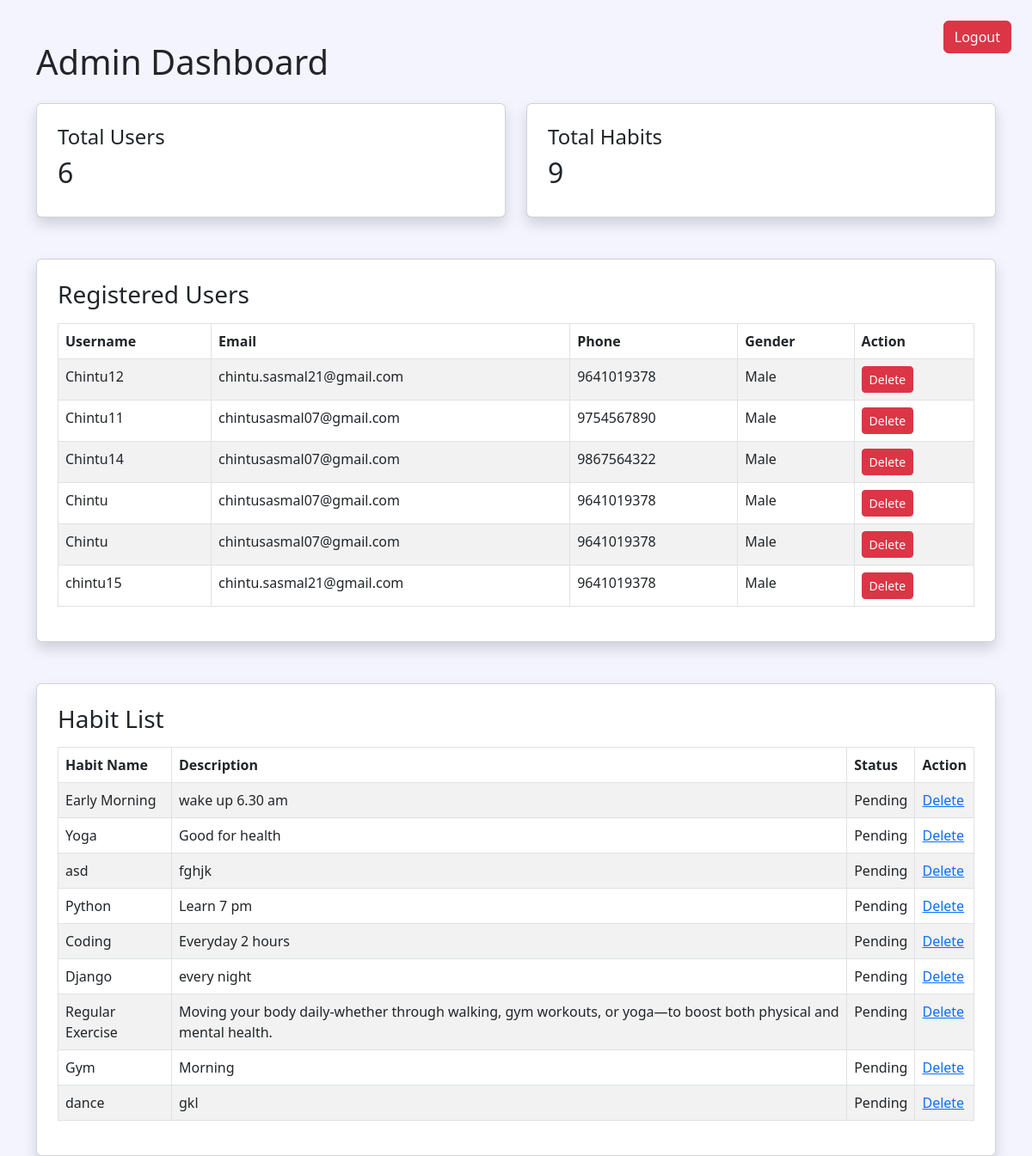
Before: /admin-dashboard/ (signed in) with the older database file.
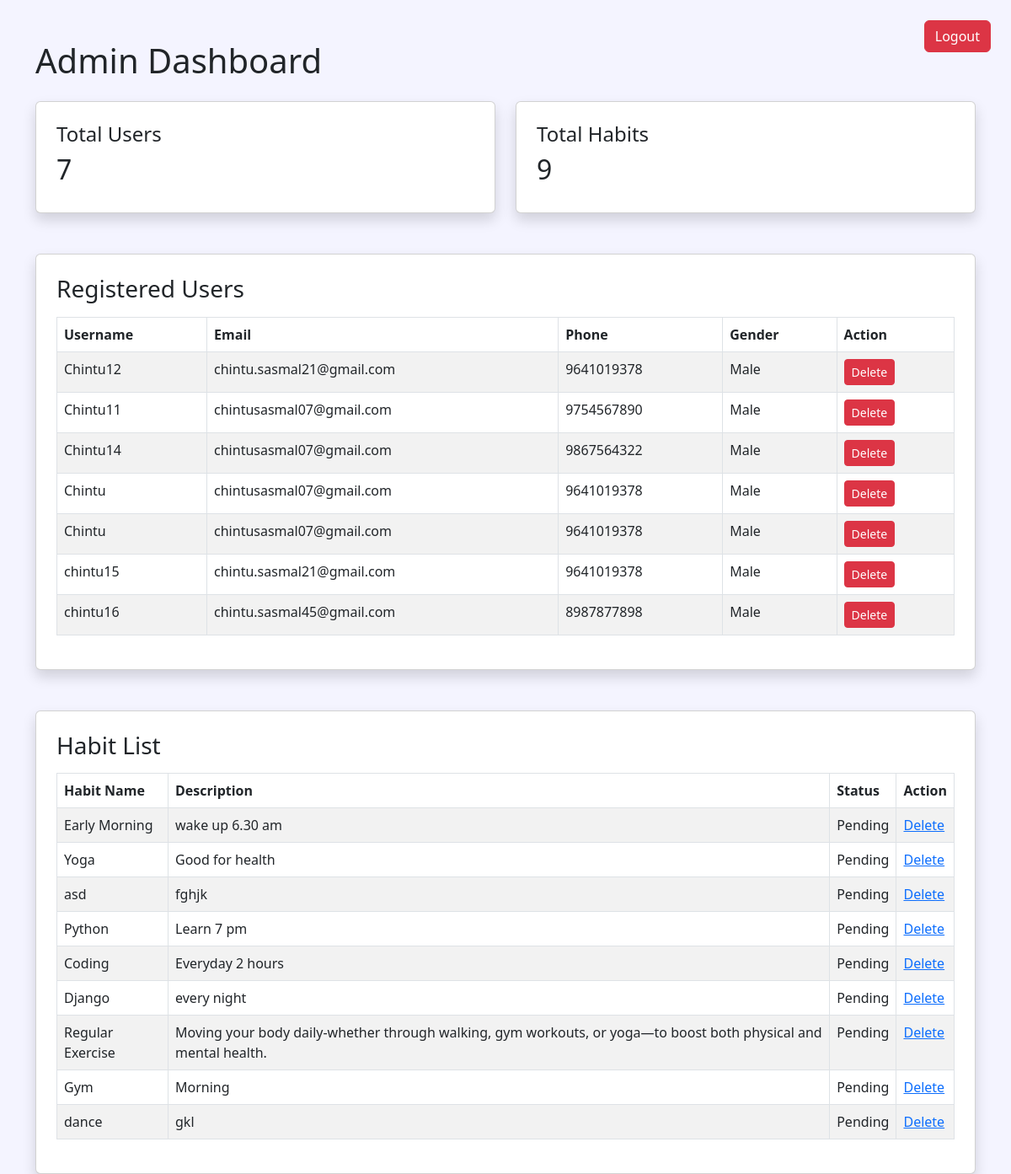
After: the same page with the newer database file.
### habits/models.py (models this page shows, shortened)
class Register(models.Model):
    username = models.CharField(max_length=100)
    email = models.EmailField()
    phone = models.CharField(max_length=15)
    gender = models.CharField(max_length=10)
    password = models.CharField(max_length=100)

class Habit(models.Model):
    user = models.ForeignKey(
        User,
        on_delete=models.CASCADE
    )
    name = models.CharField(
        max_length=200
    )
    description = models.TextField(
        blank=True
    )
    category = models.CharField(
    max_length=50,
    default="Health"
    )
    frequency = models.CharField(
    max_length=20,
    default="Daily"
    )
    reminder_time = models.TimeField(
    null=True,
    blank=True
    )
    status = models.CharField(
        max_length=20,
        choices=[
            ('Pending', 'Pending'),
            ('Completed', 'Completed'),
        ],
        default='Pending'
    )
    start_date = models.DateField()
    end_date = models.DateField( null=True,
    blank=True)

### habits/views.py (the view)
# urls.py: path('admin-dashboard/', views.admin_dashboard, name='admin_dashboard'),
@login_required(login_url='/admin-login/')
def admin_dashboard(request):
    total_users = Register.objects.count()
    total_habits = Habit.objects.count()
    habits = Habit.objects.all()
    users = Register.objects.all()
    context = {
        'total_users': total_users,
        'total_habits': total_habits,
        'habits': habits,
        'users': users,
    }
    return render(
        request,
        'habits/admin_dashboard.html',
        context
    )

### habits/templates/habits/admin_dashboard.html (shortened to what this page needs)
<!DOCTYPE html>
<html lang="en">
<head>
    <link href="https://cdn.jsdelivr.net/npm/bootstrap@5.3.0/dist/css/bootstrap.min.css"
          rel="stylesheet">
</head>
<body style="background:#f4f4ff;">
<div class="container mt-5">
    <div class="d-flex justify-content-between align-items-center mb-4">
        <h1 class="m-0">
            Admin Dashboard
        </h1>
        <a href="/logout/"
           class="btn btn-danger position-absolute top-0 end-0 m-4">
           Logout
        </a>
    </div>
    <div class="row mb-5">
        <div class="col-md-6">
            <div class="card p-4 shadow">
                <h4>Total Users</h4>
                <h2>{{ total_users }}</h2>
            </div>
        </div>
        <div class="col-md-6">
            <div class="card p-4 shadow">
                <h4>Total Habits</h4>
                <h2>{{ total_habits }}</h2>
            </div>
        </div>
    </div>
    <div class="card p-4 shadow mb-5">
        <h3 class="mb-3">
            Registered Users
        </h3>
        <table class="table table-bordered table-striped">
            <thead>
                <tr>
                    <th>Username</th>
                    <th>Email</th>
                    <th>Phone</th>
                    <th>Gender</th>
                    <th>Action</th>
                </tr>
            </thead>
            <tbody>
                {% for user in users %}
                <tr>
                    <td>{{ user.username }}</td>
                    <td>{{ user.email }}</td>
                    <td>{{ user.phone }}</td>
                    <td>{{ user.gender }}</td>
                    <td>
                     <a href="{% url 'delete_user' user.id %}"
   class="btn btn-danger btn-sm"
   onclick="return confirm('Are you sure you want to delete this user?')">
    Delete
</a>
                    </td>
                </tr>
                {% empty %}
                <tr>
                    <td colspan="4" class="text-center">
                        No Users Found
                    </td>
                </tr>
                {% endfor %}
            </tbody>
        </table>
    </div>
    <div class="card p-4 shadow">
        <h3 class="mb-3">
            Habit List
        </h3>
        <table class="table table-bordered table-striped">
            <thead>
                <tr>
                    <th>Habit Name</th>
                    <th>Description</th>
                    <th>Status</th>
                    <th>Action</th>
                </tr>
            </thead>
            <tbody>
                {% for habit in habits %}
                <tr>
                    <td>{{ habit.name }}</td>
                    <td>{{ habit.description }}</td>
                    <td>{{ habit.status }}</td>
                    <td>
                        <a href="{% url 'admin_delete_habit' habit.id %}">
                             Delete
                        </a>
                    </td>
                </tr>
                {% empty %}
                <tr>
                    <td colspan="4" class="text-center">
                        No Habits Found
                    </td>
                </tr>
                {% endfor %}
            </tbody>
        </table>
    </div>
</div>
</body>
</html>

Changed rows visible on the page:
added Register: username "chintu16", email "chintu.sasmal45@gmail.com", phone "8987877898", gender "Male"
Other visible differences:
{{ total_users }}: "6" → "7"
